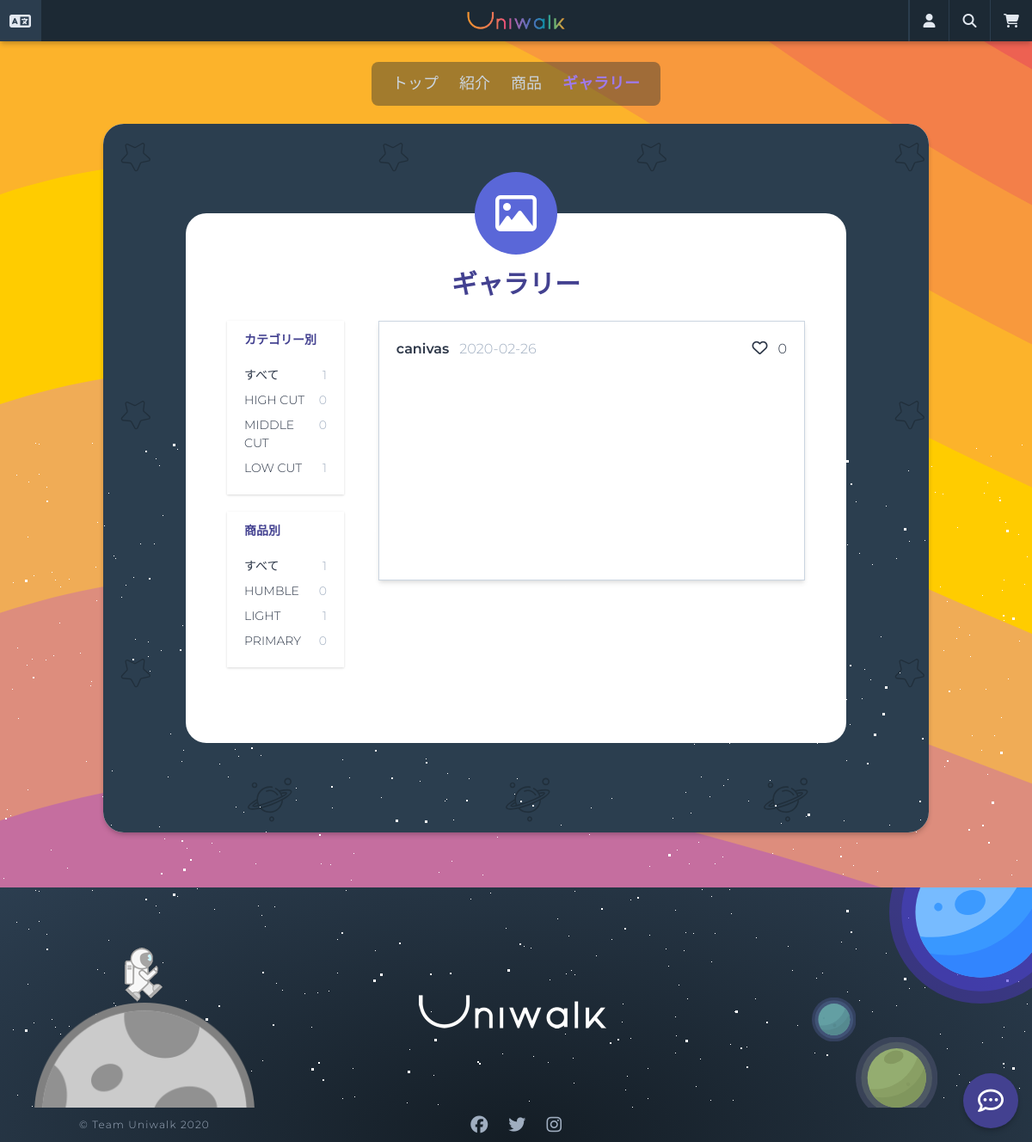
The app's page /designs/gallery/ with its own data.
### products/models.py (models this page shows, shortened)
class Category(core_models.TimeStampedModel):
    product_type = models.CharField(_("商品タイプ名"), max_length=20)
    type_code = models.CharField(_("タイプコード"), max_length=2)
    class Meta:
        verbose_name = _("カテゴリー")
        verbose_name_plural = _("カテゴリー")
    def __str__(self):
        return self.product_type
    def count_designs_by_category(self):
        return len(
            design_models.Design.objects.filter(
                product__category__product_type__contains=self.product_type
            ).exclude(user__isnull=True)
        )

class Product(core_models.TimeStampedModel):
    name = models.CharField(_("商品名"), max_length=50)
    category = models.ForeignKey(
        "Category",
        verbose_name=_("商品カテゴリー"),
        related_name="product",
        on_delete=models.CASCADE,
    )
    price = models.DecimalField(_("価格"), decimal_places=0, max_digits=6)
    description = models.TextField(_("詳細説明"))
    is_active = models.BooleanField(_("販売中"), null=False, default=True)
    product_number = models.CharField(
        _("番号"), max_length=40, default=create_product_code, blank=True, null=True
    )
    product_code = models.CharField(_("商品番号"), max_length=40, blank=True, null=True)
    def __str__(self):
        return self.name
    def total_rating(self):
        all_reviews = self.reviews.all()
        all_ratings = 0
        if len(all_reviews) > 0:
            for review in all_reviews:
                all_ratings += review.rate
            return round(all_ratings / len(all_reviews), 2)
        return 0
    total_rating.short_description = _("評点")
    def count_designs_by_product(self):
        return len(
            design_models.Design.objects.filter(
                product__name__contains=self.name
            ).exclude(user__isnull=True)
        )
    class Meta:
        ordering = ("-created",)
        verbose_name = _("商品")
        verbose_name_plural = _("商品")

### designs/models.py (models this page shows, shortened)
class Design(core_models.TimeStampedModel):
    user = models.ForeignKey(
        "users.User",
        related_name="design",
        verbose_name=_("ユーザ"),
        on_delete=models.SET_NULL,
        null=True,
        blank=True,
    )
    product = models.ForeignKey(
        "products.Product",
        related_name="design",
        verbose_name=_("商品"),
        on_delete=models.SET_NULL,
        null=True,
        blank=True,
    )
    outsole_color_left = models.CharField("アウトソール色(左)", max_length=7)
    outsole_material_left = models.ForeignKey(
        "Material",
        verbose_name=_("アウトソール素材(左)"),
        related_name="outsole_material_left",
        on_delete=models.SET_NULL,
        blank=True,
        null=True,
    )
    midsole_color_left = models.CharField("ミッドソール色(左)", max_length=7)
    midsole_material_left = models.ForeignKey(
        "Material",
        verbose_name=_("ミッドソール素材(左)"),
        related_name="midsole_material_left",
        on_delete=models.SET_NULL,
        blank=True,
        null=True,
    )
    uppersole_color_left = models.CharField("アッパーソール色(左)", max_length=7)
    uppersole_material_left = models.ForeignKey(
        "Material",
        verbose_name=_("アッパーソール素材(左)"),
        related_name="uppersole_material_left",
        on_delete=models.SET_NULL,
        blank=True,
        null=True,
    )
    shoelace_color_left = models.CharField("シューレース色(左)", max_length=7)
    shoelace_material_left = models.ForeignKey(
        "Material",
        verbose_name=_("シューレース素材(左)"),
        related_name="shoelace_material_left",
        on_delete=models.SET_NULL,
        blank=True,
        null=True,
    )
    tongue_color_left = models.CharField("タン色(左)", max_length=7)
    tongue_material_left = models.ForeignKey(
        "Material",
        verbose_name=_("タン素材(左)"),
        related_name="tongue_material_left",
        on_delete=models.SET_NULL,
        blank=True,
        null=True,
    )
    outsole_color_right = models.CharField("アウトソール色(右)", max_length=7)
    outsole_material_right = models.ForeignKey(
        "Material",
        verbose_name=_("アウトソール素材(右)"),
        related_name="outsole_material_right",
        on_delete=models.SET_NULL,
        blank=True,
        null=True,
    )
    midsole_color_right = models.CharField("ミッドソール色(右)", max_length=7)
    midsole_material_right = models.ForeignKey(
        "Material",
        verbose_name=_("ミッドソール素材(右)"),
        related_name="midsole_material_right",
        on_delete=models.SET_NULL,
        blank=True,
        null=True,
    )
    uppersole_color_right = models.CharField("アッパーソール色(右)", max_length=7)
    uppersole_material_right = models.ForeignKey(
        "Material",
        verbose_name=_("アッパーソール素材(右)"),
        related_name="uppersole_material_right",
        on_delete=models.SET_NULL,
        blank=True,
        null=True,
    )
    shoelace_color_right = models.CharField("シューレース色(右)", max_length=7)
    shoelace_material_right = models.ForeignKey(
        "Material",
        verbose_name=_("シューレース素材(右)"),
        related_name="shoelace_material_right",
        on_delete=models.SET_NULL,
        blank=True,
        null=True,
    )
    tongue_color_right = models.CharField("タン色(右)", max_length=7)
    tongue_material_right = models.ForeignKey(
        "Material",
        verbose_name=_("タン素材(右)"),
        related_name="tongue_material_right",
        on_delete=models.SET_NULL,
        blank=True,
        null=True,
    )
    design_number = models.CharField(
        _("番号"), max_length=40, default=create_custom_design_code, blank=True, null=True
    )
    customize_code = models.CharField(_("カスタマイズデザインコード"), max_length=11)
    likes = models.ManyToManyField("users.User", verbose_name=_("いいねユーザ"), related_name="likes")
    class Meta:
        verbose_name = _("デザイン")
        verbose_name_plural = _("デザイン")
    @property
    def total_likes(self):
        return self.likes.count()

class Image(models.Model):
    design = models.ForeignKey(
        "Design",
        related_name="images",
        verbose_name=_("デザインid"),
        on_delete=models.CASCADE,
        null=True,
        blank=True,
    )
    front = models.ImageField(_("正面"), upload_to="designs")
    side = models.ImageField(_("側面"), upload_to="designs")
    up = models.ImageField(_("上面"), upload_to="designs")
    down = models.ImageField(_("下面"), upload_to="designs")
    class Meta:
        verbose_name = _("デザインイメージ")
        verbose_name_plural = _("デザインイメージ")

### users/models.py (models this page shows, shortened)
class User(AbstractUser):
    GENDER_MALE = "M"
    GENDER_FEMALE = "F"
    GENDER_OTHER = "O"
    GENDER_CHOICES = (
        ("", _("--性別--")),
        (GENDER_MALE, _("男性")),
        (GENDER_FEMALE, _("女性")),
        (GENDER_OTHER, _("その他")),
    )
    PREF_CHOICES = JP_PREFECTURES
    username = None
    email = models.EmailField(_("メールアドレス"), unique=True)
    first_name_kana = models.CharField(
        _("名(カナ)"),
        blank=True,
        max_length=30,
        validators=[
            RegexValidator(
                regex="[ア-ンー]", message=_("全角カタカナで入力してください。"), code="invalid",
            ),
        ],
    )
    last_name_kana = models.CharField(
        _("姓(カナ)"),
        blank=True,
        max_length=30,
        validators=[
            RegexValidator(
                regex="[ア-ンー]", message=_("全角カタカナで入力してください。"), code="invalid",
            ),
        ],
    )
    gender = models.CharField(
        _("性別"), blank=True, choices=GENDER_CHOICES, max_length=10
    )
    birthday = models.DateField(_("生年月日"), blank=True, null=True)
    phone_number = PhoneNumberField(_("電話番号"), blank=True, null=True)
    postal_code = JPPostalCodeModelField(_("郵便番号"), blank=True, null=True)
    prefecture = JPPrefectureField(_("都道府県"), blank=True, null=True)
    address_city = models.CharField(_("市区町村番地"), max_length=40, blank=True, null=True)
    address_detail = models.CharField(_("建物名・号室"), max_length=40, blank=True, null=True)
    stripe_customer_id = models.CharField(max_length=50, blank=True, null=True)
    member_number = models.CharField(
        max_length=40, default=create_member_number, blank=True, null=True
    )
    member_code = models.CharField(_("会員番号"), max_length=40, blank=True, null=True)
    USERNAME_FIELD = "email"
    REQUIRED_FIELDS = []
    objects = CustomUserManager()
    def get_email_name(self):
        return self.email.split("@")[0]

### designs/views.py (the view)
# urls.py: path("gallery/", views.GalleriesListView.as_view(), name="galleries"),
class GalleriesListView(ListView):
    model = models.Design
    paginate_by = 5
    context_object_name = "designs"
    extra_context = {
        "designs_all": models.Design.objects.all().exclude(user__isnull=True),
        "products": product_models.Product.objects.all(),
        "count": len(product_models.Product.objects.all()),
        "categories": product_models.Category.objects.all(),
    }
    template_name = "galleries/galleries_list.html"
    def get_context_data(self, **kwargs):
        context = super().get_context_data(**kwargs)
        designs = models.Design.objects.filter(likes=self.request.user.pk)
        check_like = [design.pk for design in designs]
        context["check_like"] = check_like
        return context
    def get_queryset(self):
        designs = models.Design.objects.all().exclude(user__isnull=True)
        return sorted(designs, key=lambda design: design.total_likes, reverse=True)

### carts/context_processors.py (called while the page is built)
def counter(request):
    item_count = 0
    if "admin" in request.META["PATH_INFO"]:
        return {}
    else:
        try:
            cart = Cart.objects.get(session_key=_session_key(request))
            cart_items = CartItem.objects.all().filter(cart=cart, active=True)
            for cart_item in cart_items:
                item_count += cart_item.quantity
        except Cart.DoesNotExist:
            item_count = 0
    return dict(item_count=item_count)

### carts/views.py (called while the page is built)
def _session_key(request):
    cart = request.session.session_key
    if not cart:
        cart = request.session.create()
    return cart

### templates/galleries/galleries_list.html (shortened to what this page needs)
{% extends "base.html" %}
{% load i18n static humanize %}
{% block content %}
<div class="flex min-h-75vh rounded-xl py-16"
    style="background-image: url({% static 'images/pattern.svg' %}); background-repeat: repeat;">
    <div class="container bg-white w-4/5 rounded-xl h-full mx-auto my-10 flex flex-col items-center p-12 relative">
        <div class="flex items-center justify-center bg-indigo-600 w-24 h-24 rounded-full absolute" style="top: -3rem;">
            <i class="far fa-image fa-3x text-white wow fadeIn"></i>
        </div>
        <h2 class="text-indigo-800 mt-3 mb-5 text-3xl font-semibold">{% trans 'ギャラリー' %}</h2>
        <div class="container mx-auto flex wow fadeIn">
            <div class="w-full flex flex-wrap mb-10">
                <div class="w-full flex">
                    <div class="w-1/3 pr-10">
                        <div class="w-full bg-white shadow py-3 px-5">
                            <h2 class="text-sm font-semibold text-indigo-800 mb-5">{% trans 'カテゴリー別' %}</h2>
                            <ul>
                                <li class="flex justify-between mb-2 text-sm">
                                    <a href="{% url 'designs:galleries' %}">{% trans 'すべて' %}</a>
                                    <span class="text-gray-500">{{ designs_all |length }}</span>
                                </li>
                                {% for category in categories %}
                                <li class="flex justify-between mb-2 text-sm">
                                    <a href="{% url 'designs:galleries-category' category.pk %}">{{ category }}</a>
                                    <span class="text-gray-500">{{ category.count_designs_by_category }}</span>
                                </li>
                                {% endfor %}
                            </ul>
                        </div>
                        <div class="w-full mt-5 bg-white shadow py-3 px-5">
                            <h2 class="text-sm font-semibold text-indigo-800 mb-5">{% trans '商品別' %}</h2>
                            <ul>
                                <li class="flex justify-between mb-2 text-sm">
                                    <a href="{% url 'designs:galleries' %}">{% trans 'すべて' %}</a>
                                    <span class="text-gray-500">{{ designs_all |length }}</span>
                                </li>
                                {% for product in products %}
                                <li class="flex justify-between mb-2 text-sm">
                                    <a href="{% url 'designs:galleries-product' product.pk %}">{{ product }}</a>
                                    <span class="text-gray-500">{{ product.count_designs_by_product }}</span>
                                </li>
                                {% endfor %}
                            </ul>
                        </div>
                    </div>
                    <div class="w-full infinite-container">
                        {% if designs %}
                        {% for design in designs %}
                        <div class="p-5 border border-gray-400 mb-5 shadow-md infinite-item">
                            <div class="flex justify-between items-center mb-3">
                                <div class="flex items-center">
                                    <span class="font-semibold mr-3">{{ design.user.get_email_name }}</span>
                                    <span class="text-gray-500">{{ design.created|date:'Y-m-d' }}</span>
                                </div>
                                <div class="flex items-center">
                                    {% if user.is_authenticated %}
                                    <a id="{{ design.pk }}" class="like cursor-pointer">
                                        <i
                                            class='{% for check_user in design.likes.all %}{% if check_user == user  %}fas fa-heart text-lg text-red-600 {% endif %}{% endfor %}far fa-heart text-lg'></i>
                                    </a>
                                    {% else %}
                                    <span>
                                        <i class="far fa-heart text-lg"></i>
                                    </span>
                                    {% endif %}
                                    <span id="count{{ design.pk }}" class="ml-3">{{ design.total_likes }}</span>
                                </div>
                            </div>
                            <div>
                                <div class="flex items-center justify-around">
                                    {% for image in design.images.all %}
                                    <div class="w-1/4 h-56 bg-cover bg-center"
                                        style="background-image: url('{{ image.front.url }}');"></div>
                                    <div class="w-1/4 h-56 bg-cover bg-center"
                                        style="background-image: url('{{ image.side.url }}');"></div>
                                    <div class="w-1/4 h-56 bg-cover bg-center"
                                        style="background-image: url('{{ image.up.url }}');"></div>
                                    <div class="w-1/4 h-56 bg-cover bg-center"
                                        style="background-image: url('{{ image.down.url }}');"></div>
                                    {% endfor %}
                                </div>
                            </div>
                        </div>
                        {% endfor %}
                        {% endif %}
                    </div>
                </div>
            </div>
        </div>
    </div>
</div>
{% endblock content %}

### records on screen
Category: product_type "HIGH CUT", count_designs_by_category "0"
Category: product_type "MIDDLE CUT", count_designs_by_category "0"
Category: product_type "LOW CUT", count_designs_by_category "1"
Product: name "HUMBLE", count_designs_by_product "0"
Product: name "LIGHT", count_designs_by_product "1"
Product: name "PRIMARY", count_designs_by_product "0"
Design: user.get_email_name "canivas", created "2020-02-26", total_likes "0"

### other values on screen
{{ designs_all |length }} "1"
